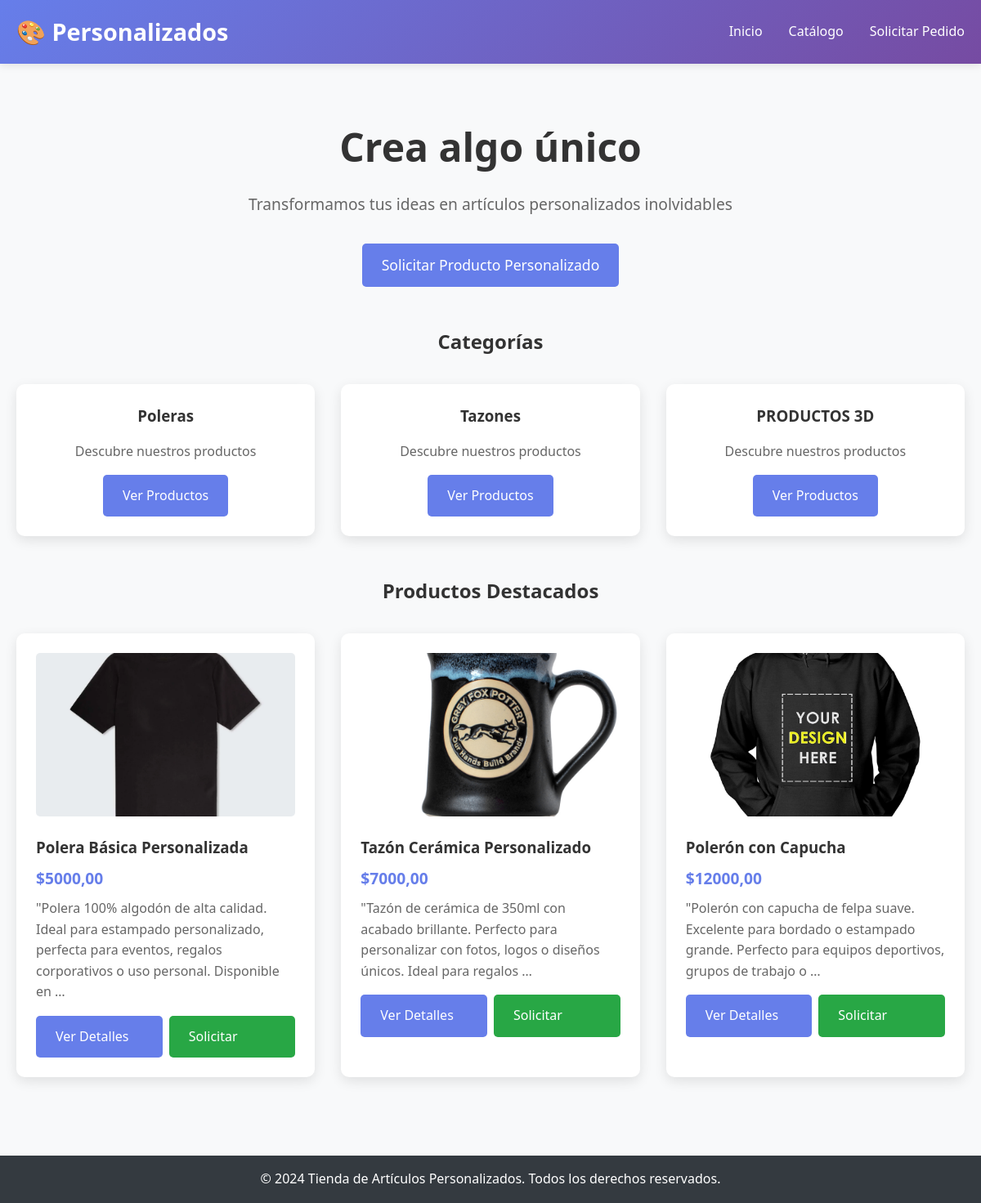
The page / on the database its author committed.
### tienda/models.py (models this page shows, shortened)
class Categoria(models.Model):
    nombre = models.CharField(max_length=100)
    descripcion = models.TextField(blank=True)
    class Meta:
        verbose_name = "Categoría"
        verbose_name_plural = "Categorías"

class Producto(models.Model):
    nombre = models.CharField(max_length=200)
    descripcion = models.TextField()
    categoria = models.ForeignKey(Categoria, on_delete=models.CASCADE)
    precio_base = models.DecimalField(max_digits=10, decimal_places=2)
    activo = models.BooleanField(default=True)
    imagen_1 = models.ImageField(upload_to='productos/', blank=True, null=True)
    imagen_2 = models.ImageField(upload_to='productos/', blank=True, null=True)
    imagen_3 = models.ImageField(upload_to='productos/', blank=True, null=True)
    class Meta:
        verbose_name = "Producto"
        verbose_name_plural = "Productos"

### tienda/views.py (the view)
# urls.py: path('', views.index, name='index'),
def index(request):
    productos_destacados = Producto.objects.filter(activo=True)[:6]
    categorias = Categoria.objects.all()
    return render(request, 'tienda/index.html', {
        'productos_destacados': productos_destacados,
        'categorias': categorias
    })

### templates/tienda/index.html (shortened to what this page needs)
{% extends 'tienda/base.html' %}
{% block content %}
<section style="text-align: center; margin-bottom: 3rem;">
    <h1 style="font-size: 3rem; margin-bottom: 1rem;">Crea algo único</h1>
    <p style="font-size: 1.2rem; color: #666; margin-bottom: 2rem;">
        Transformamos tus ideas en artículos personalizados inolvidables
    </p>
    <a href="{% url 'tienda:solicitar_pedido' %}" class="btn" style="font-size: 1.1rem;">
        Solicitar Producto Personalizado
    </a>
</section>
{% if categorias %}
<section style="margin-bottom: 3rem;">
    <h2 style="text-align: center; margin-bottom: 2rem;">Categorías</h2>
    <div class="grid grid-3">
        {% for categoria in categorias %}
        <div class="card" style="text-align: center;">
            <h3>{{ categoria.nombre }}</h3>
            <p style="color: #666; margin-top: 1rem;">
                {{ categoria.descripcion|default:"Descubre nuestros productos"|truncatewords:10 }}
            </p>
            <a href="{% url 'tienda:catalogo' %}?categoria={{ categoria.id }}" class="btn" style="margin-top: 1rem;">
                Ver Productos
            </a>
        </div>
        {% endfor %}
    </div>
</section>
{% endif %}
<section>
    <h2 style="text-align: center; margin-bottom: 2rem;">Productos Destacados</h2>
    {% if productos_destacados %}
    <div class="grid grid-3">
        {% for producto in productos_destacados %}
        <div class="card">
            {% if producto.imagen_1 %}
            <img src="{{ producto.imagen_1.url }}" alt="{{ producto.nombre }}"
                 style="width: 100%; height: 200px; object-fit: cover; border-radius: 5px; margin-bottom: 1rem;">
            {% else %}
            <div style="width: 100%; height: 200px; background: #f0f0f0; display: flex; align-items: center; justify-content: center; border-radius: 5px; margin-bottom: 1rem;">
                <span style="color: #999;">🖼️ Sin imagen</span>
            </div>
            {% endif %}
            <h3>{{ producto.nombre }}</h3>
            <p style="color: #667eea; font-weight: bold; font-size: 1.2rem; margin: 0.5rem 0;">
                ${{ producto.precio_base }}
            </p>
            <p style="color: #666; margin-bottom: 1rem;">
                {{ producto.descripcion|truncatewords:20 }}
            </p>
            <div style="display: flex; gap: 0.5rem;">
                <a href="{% url 'tienda:detalle_producto' producto.id %}" class="btn" style="flex: 1;">
                    Ver Detalles
                </a>
                <a href="{% url 'tienda:solicitar_pedido' %}?producto={{ producto.id }}"
                   class="btn" style="flex: 1; background: #28a745;">
                    Solicitar
                </a>
            </div>
        </div>
        {% endfor %}
    </div>
    {% endif %}
</section>
{% endblock %}

### templates/tienda/base.html (style rules this page uses)
* { margin: 0; padding: 0; box-sizing: border-box; }
body { font-family: 'Segoe UI', Tahoma, Geneva, Verdana, sans-serif; line-height: 1.6; color: #333; background-color: #f8f9fa; }
.btn { display: inline-block; padding: 0.8rem 1.5rem; background: #667eea; color: white; text-decoration: none; border-radius: 5px; border: none; cursor: pointer; transition: background 0.3s; }
.grid { display: grid; gap: 2rem; }
.grid-3 { grid-template-columns: repeat(auto-fit, minmax(300px, 1fr)); }
.card { background: white; border-radius: 10px; padding: 1.5rem; box-shadow: 0 5px 15px rgba(0,0,0,0.1); transition: transform 0.3s; }

### rows shown on the page
Categoria: nombre "Poleras", descripcion "Descubre nuestros productos"
Categoria: nombre "Tazones", descripcion "Descubre nuestros productos"
Categoria: nombre "PRODUCTOS 3D", descripcion "Descubre nuestros productos"
Producto: imagen_1 (picture), nombre "Polera Básica Personalizada", precio_base "5000,00", descripcion "\"Polera 100% algodón de alta calidad. Ideal para estampado personalizado, perfecta para eventos, regalos corporativos o uso personal. Disponible en …"
Producto: imagen_1 (picture), nombre "Tazón Cerámica Personalizado", precio_base "7000,00", descripcion "\"Tazón de cerámica de 350ml con acabado brillante. Perfecto para personalizar con fotos, logos o diseños únicos. Ideal para regalos …"
Producto: imagen_1 (picture), nombre "Polerón con Capucha", precio_base "12000,00", descripcion "\"Polerón con capucha de felpa suave. Excelente para bordado o estampado grande. Perfecto para equipos deportivos, grupos de trabajo o …"
